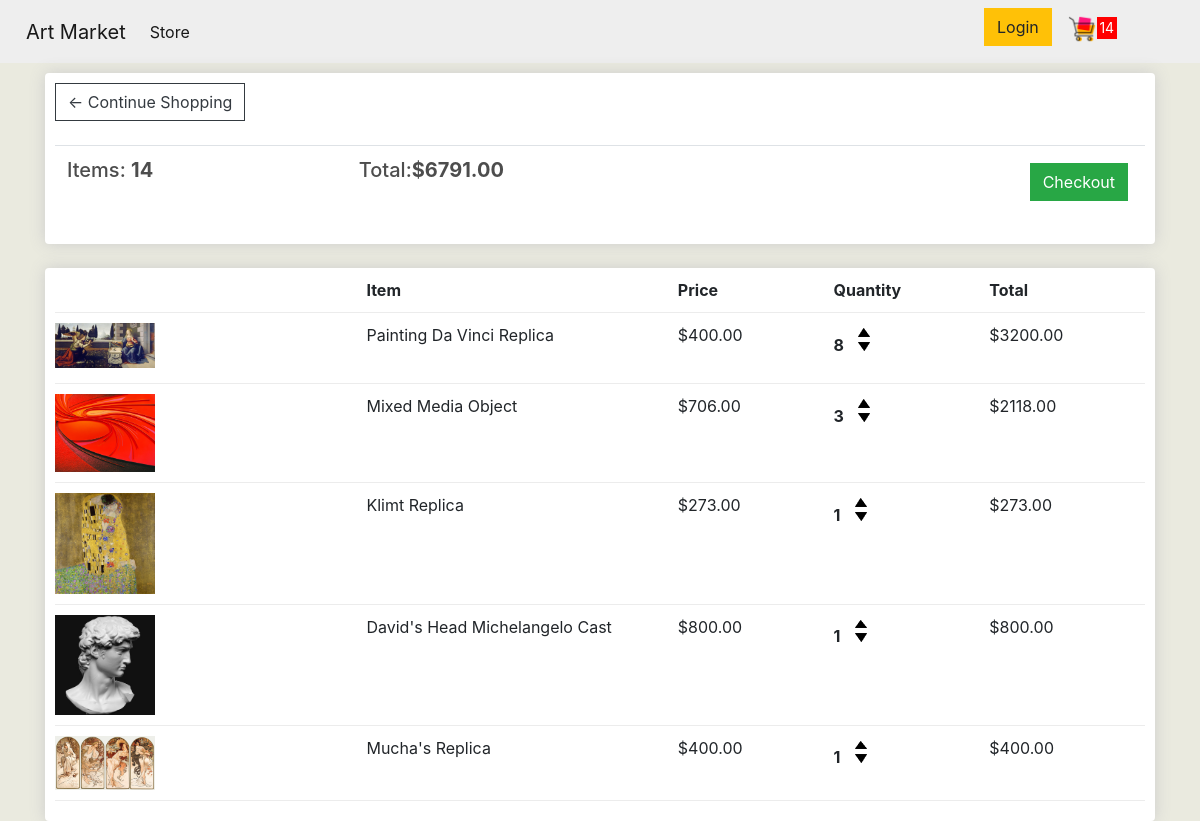
The page /cart/ (signed in) on the database as committed earlier.
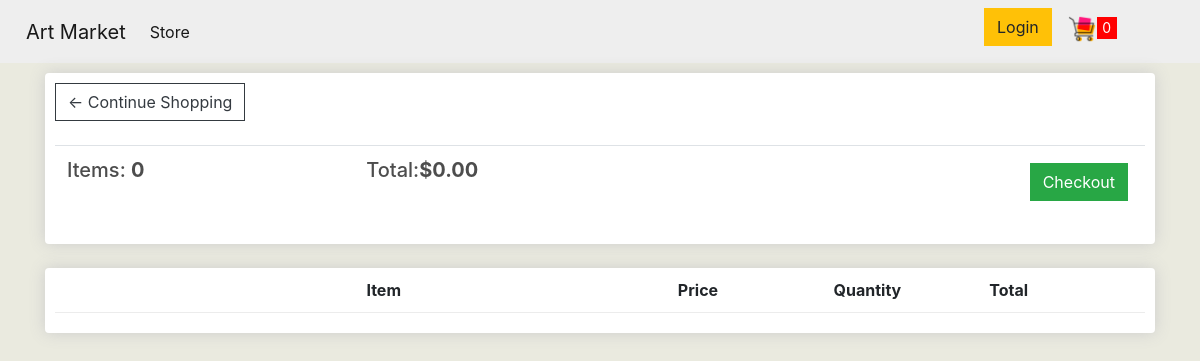
The same page on the database as committed later.
### store/models.py (models this page shows, shortened)
class Order(models.Model):
	customer = models.ForeignKey(Customer, on_delete=models.SET_NULL, null=True, blank=True)
	date_ordered = models.DateTimeField(auto_now_add=True)
	complete = models.BooleanField(default=False)
	transaction_id = models.CharField(max_length=100, null=True)
	@property
	def get_cart_total(self):
		orderitems = self.orderitem_set.all()
		total = sum([item.get_total for item in orderitems])
		return total
	@property
	def get_cart_items(self):
		orderitems = self.orderitem_set.all()
		total = sum([item.quantity for item in orderitems])
		return total

class OrderItem(models.Model):
	product = models.ForeignKey(Product, on_delete=models.SET_NULL, null=True)
	order = models.ForeignKey(Order, on_delete=models.SET_NULL, null=True)
	quantity = models.IntegerField(default=0, null=True, blank=True)
	date_added = models.DateTimeField(auto_now_add=True)
	@property
	def get_total(self):
		total = self.product.price * self.quantity
		return total

class Product(models.Model):
	name = models.CharField(max_length=200)
	price = models.FloatField()
	digital = models.BooleanField(default=False,null=True, blank=True)
	image = models.ImageField(null=True, blank=True)
	@property
	def imageURL(self):
		try:
			url = self.image.url
		except:
			url = ''
		return url

### store/views.py (the view, shortened to what this page needs)
# urls.py: path('cart/', views.cart, name='cart'),
def cart(request):
    if request.user.is_authenticated:
        customer = request.user.customer
        order, created = Order.objects.get_or_create(customer=customer, complete=False)
        items = order.orderitem_set.all()
        cartItems = order.get_cart_items
    products = Product.objects.all()
    context = {'items': items,
               'order': order, 'cartItems': cartItems }
    return render(request, 'store/cart.html', context)

### store/templates/store/cart.html (shortened to what this page needs)
{% extends 'store/main.html' %}
{% load static %}
{% block content %}
<div class="row">
    <div class="col-lg-12">
        <div class="box-element">
            <a  class="btn btn-outline-dark" href="{% url 'store' %}">&#x2190; Continue Shopping</a>
				<br>
				<br>
				<table class="table">
					<tr>
						<th><h5>Items: <strong>{{order.get_cart_items}}</strong></h5></th>
						<th><h5>Total:<strong>${{order.get_cart_total|floatformat:2}}</strong></h5></th>
						<th>
							<a  style="float:right; margin:5px;" class="btn btn-success" href="{% url 'checkout' %}">Checkout</a>
						</th>
					</tr>
				</table>
        </div>
        <br>
        <div class="box-element">
            <div class="cart-row">
                <div style="flex:2"></div>
                <div style="flex:2"><strong>Item</strong></div>
                <div style="flex:1"><strong>Price</strong></div>
                <div style="flex:1"><strong>Quantity</strong></div>
                <div style="flex:1"><strong>Total</strong></div>
            </div>
            {%for item in items%}
            <div class="cart-row">
                <div style="flex:2"><img class="row-image" src="{{item.product.imageURL}}"></div>
                <div style="flex:2"><p>{{item.product.name}}</p></div>
                <div style="flex:1"><p>${{item.product.price|floatformat:2}}</p></div>
                <div style="flex:1">
                    <p class="quantity">{{item.quantity}}</p>
                    <div class="quantity">
                        <img class="chg-quantity update-cart" data-product='{{item.product.id}}' data-action='add' src="{% static  'images/arrow-up.png' %}">
                        <img class="chg-quantity update-cart" data-product='{{item.product.id}}' data-action='remove' src="{% static  'images/arrow-down.png' %}">
                    </div>
                </div>
                <div style="flex:1"><p>${{item.get_total|floatformat:2}}</p></div>
            </div>
            {%endfor%}
        </div>
    </div>
</div>
{% endblock content %}

Rows that differ between the two databases and show on the page:
no longer on this page (row edited): Order: get_cart_items "14", get_cart_total "6791.00"
removed OrderItem: product.imageURL (picture), product.name "Painting Da Vinci Replica", product.price "400.00", quantity "8", get_total "3200.00"
removed OrderItem: product.imageURL (picture), product.name "Mixed Media Object", product.price "706.00", quantity "3", get_total "2118.00"
removed OrderItem: product.imageURL (picture), product.name "Klimt Replica", product.price "273.00", quantity "1", get_total "273.00"
removed OrderItem: product.imageURL (picture), product.name "David's Head Michelangelo Cast", product.price "800.00", quantity "1", get_total "800.00"
removed OrderItem: product.imageURL (picture), product.name "Mucha's Replica", product.price "400.00", quantity "1", get_total "400.00"
added Order: get_cart_items "0", get_cart_total "0.00"
Other text that changed with them:
{{ cartItems }}: "14" → "0"
